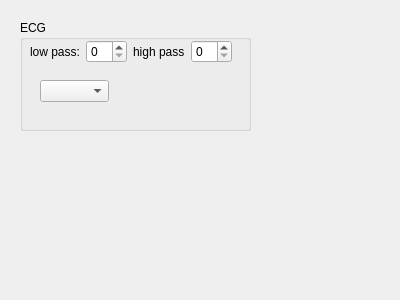
<?xml version="1.0" encoding="UTF-8"?>
<ui version="4.0">
 <class>DialogRemoveECG</class>
 <widget class="QDialog" name="DialogRemoveECG">
  <property name="geometry">
   <rect>
    <x>0</x>
    <y>0</y>
    <width>400</width>
    <height>300</height>
   </rect>
  </property>
  <property name="windowTitle">
   <string>Dialog</string>
  </property>
  <widget class="QGroupBox" name="groupBoxECG">
   <property name="geometry">
    <rect>
     <x>20</x>
     <y>20</y>
     <width>231</width>
     <height>111</height>
    </rect>
   </property>
   <property name="title">
    <string>ECG</string>
   </property>
   <widget class="QComboBox" name="comboBoxChannels">
    <property name="geometry">
     <rect>
      <x>20</x>
      <y>60</y>
      <width>69</width>
      <height>22</height>
     </rect>
    </property>
   </widget>
   <widget class="QWidget" name="">
    <property name="geometry">
     <rect>
      <x>10</x>
      <y>20</y>
      <width>202</width>
      <height>24</height>
     </rect>
    </property>
    <layout class="QHBoxLayout" name="horizontalLayout_5">
     <item>
      <layout class="QHBoxLayout" name="horizontalLayout_2">
       <item>
        <widget class="QLabel" name="labelLowPass">
         <property name="text">
          <string>low pass:</string>
         </property>
        </widget>
       </item>
       <item>
        <widget class="QSpinBox" name="spinBoxLowPass"/>
       </item>
      </layout>
     </item>
     <item>
      <layout class="QHBoxLayout" name="horizontalLayout">
       <item>
        <widget class="QLabel" name="labelHighPass">
         <property name="text">
          <string>high pass:</string>
         </property>
        </widget>
       </item>
       <item>
        <widget class="QSpinBox" name="spinBoxHighPass"/>
       </item>
      </layout>
     </item>
    </layout>
   </widget>
  </widget>
 </widget>
 <resources/>
 <connections/>
</ui>
